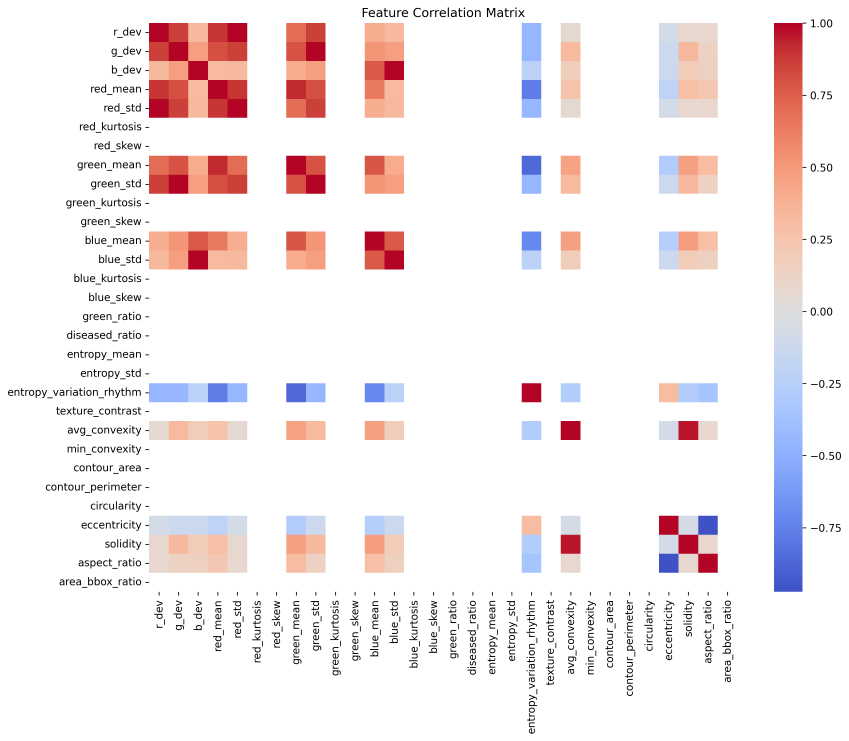
#> input picture visualizations/feature_correlation.png, 3396 x 2963 px (shown at 1/4 size); its folder holds 2 pictures in this run
$ python main.py ../visualizations
#> lines starting #> are read from the running program, lines starting #| are printed output that depends on the picture; after the words box and inside, x2 and y2 are one past the last pixel; in counts of white or black regions, pixels touching at a corner belong together
### src/image_processing.py
"""
Image processing functions for the MLOps project.
"""

import cv2
import numpy as np
import matplotlib.pyplot as plt


# [17 lines left out: function hist_monochrome, not called in this run]


def contour(im_arr, threshold=70, gray=False):
    """
    Detect contours in an image.

    Args:
        im_arr: Image array
        threshold: Threshold for edge detection
        gray: Whether the input image is grayscale

    Returns:
        Binary image with contours
    """
    if gray:
        gr_im_arr = im_arr
    else:
        gr_im_arr = np.sum(im_arr, axis=2) / 3

    kernel = np.array([
        [1, 1, 1],
        [1, 1, 1],
        [1, 1, 1],
    ], dtype=np.uint8)

    dst = cv2.dilate(gr_im_arr, kernel, iterations=1)
    dst = cv2.erode(gr_im_arr, kernel, iterations=1)

    kernel = np.array([
        [0., -1., 0.],
        [-1., 4., -1.],
        [0., -1., 0.],
    ])

    dst = cv2.filter2D(dst, -1, np.flip(kernel))
    dst = np.clip(np.floor(dst), 0, 255)

    dst = (dst >= threshold) * 255

    return dst


def apply_clahe(image):
    """
    Apply Contrast Limited Adaptive Histogram Equalization (CLAHE) to an image.

    Args:
        image: Input image

    Returns:
        Image with CLAHE applied
    """
    clahe = cv2.createCLAHE(clipLimit=2.0, tileGridSize=(8, 8))

    # Convert to LAB color space
    lab_image = cv2.cvtColor(image, cv2.COLOR_RGB2LAB)

    # Apply CLAHE to lightness channel
    lab_image[:, :, 0] = clahe.apply(lab_image[:, :, 0])

    # Convert back to RGB
    enhanced_image = cv2.cvtColor(lab_image, cv2.COLOR_LAB2RGB)

    return enhanced_image


# [18 lines left out: function visualize_image, not called in this run]

### src/segmentation.py
"""
Image segmentation module for MLOps project.
This module provides functionality for image segmentation and contour detection.
"""

import numpy as np
import cv2
from PIL import Image
from dataclasses import dataclass
from typing import List, Tuple, Optional


@dataclass
class BoundingRect:
    """Represents a rectangular region in an image."""
    x: int
    y: int
    width: int
    height: int


# [41 lines left out: function contour_detection, not called in this run]


def find_bounding_boxes(binary_image):
    """
    Find bounding boxes around contours in a binary image.

    Args:
        binary_image: binary image with contours

    Returns:
        list of BoundingRect objects
    """
    # Find contours
    contours, _ = cv2.findContours(binary_image, cv2.RETR_EXTERNAL, cv2.CHAIN_APPROX_SIMPLE)

    # Create bounding rectangles
    bounding_boxes = []
    for contour in contours:
        x, y, w, h = cv2.boundingRect(contour)
        bounding_boxes.append(BoundingRect(x, y, w, h))

    return bounding_boxes


def find_main_bounding_box(bounding_boxes):
    """
    Find the main bounding box that contains all other bounding boxes.

    Args:
        bounding_boxes: list of BoundingRect objects

    Returns:
        BoundingRect object representing the main bounding box
    """
    if not bounding_boxes:
        return None

    x_min = min(box.x for box in bounding_boxes)
    y_min = min(box.y for box in bounding_boxes)
    x_max = max(box.x + box.width for box in bounding_boxes)
    y_max = max(box.y + box.height for box in bounding_boxes)

    return BoundingRect(x_min, y_min, x_max - x_min, y_max - y_min)


def crop_image(image_path, output_path, bounding_box=None):
    """
    Crop an image based on contour detection or a provided bounding box.

    Args:
        image_path: path to the input image
        output_path: path to save the cropped image
        bounding_box: optional BoundingRect to use for cropping

    Returns:
        cropped PIL Image object
    """
    # Open the image
    image = Image.open(image_path)
    image_array = np.array(image)

    # Get bounding box if not provided
    if bounding_box is None:
        contours = contour_detection(image_array)
        boxes = find_bounding_boxes(contours)
        bounding_box = find_main_bounding_box(boxes)

    if bounding_box is None:
        # If no bounding box was found, return the original image
        return image

    # Crop the image
    cropped = image.crop((
        bounding_box.x,
        bounding_box.y,
        bounding_box.x + bounding_box.width,
        bounding_box.y + bounding_box.height
    ))

    # Save the cropped image
    if output_path:
        cropped.save(output_path)

    return cropped


def segment_image(input_path, output_path, original_path=None):
    """
    Main function to segment an image. This replaces the Rust segmenter functionality.

    Args:
        input_path: path to the filtered input image
        output_path: path to save the cropped image
        original_path: optional path to the original image to crop instead of the filtered one
    """
    # Process the filtered image to get the bounding box
    filtered_image = np.array(Image.open(input_path))
    if len(filtered_image.shape) > 2 and filtered_image.shape[2] > 1:
        filtered_image = filtered_image[:, :, 0]  # Use first channel if multi-channel

    boxes = find_bounding_boxes(filtered_image)
    main_box = find_main_bounding_box(boxes)

    if main_box:
        # If original_path is provided, crop that image instead of the filtered one
        if original_path:
            crop_image(original_path, output_path, main_box)
        else:
            crop_image(input_path, output_path, main_box)
    else:
        # If no bounding box was found, copy the original image
        if original_path:
            image = Image.open(original_path)
        else:
            image = Image.open(input_path)
        image.save(output_path)


# [13 lines that do not run on import are left out]

### src/utils.py
"""
Utility functions for the MLOps project.
"""

import numpy as np
from skimage.morphology import convex_hull_image
from skimage.measure import regionprops
from skimage import filters
from skimage.measure import shannon_entropy
from skimage.util import view_as_blocks


# [12 lines left out: function dimensionality_reduction, not called in this run]


def calcul_dev(img):
    """
    Calculate the RGB standard deviation for an image.

    Args:
        img: Input image array

    Returns:
        Array of RGB standard deviations
    """
    r = np.std(img[:, :, 0])
    g = np.std(img[:, :, 1])
    b = np.std(img[:, :, 2])

    return np.array([r, g, b])


# [47 lines left out: functions calculate_ch, calculate_entropy_variation_rhythm, not called in this run]

### src/main.py
"""
Main module for the MLOps project.
This module processes images and runs predictions using the trained model.
"""

import os
import sys
import shutil
import pickle
from PIL import Image
import numpy as np
import cv2

from segmentation import contour_detection, segment_image
from image_processing import contour, apply_clahe
from utils import calcul_dev


def process_image(image_path, output_dir="tmp"):
    """
    Process a single image through the full pipeline.

    Args:
        image_path: Path to the input image
        output_dir: Directory to store temporary files

    Returns:
        Processed image array and features
    """
    # Create output directory if it doesn't exist
    os.makedirs(output_dir, exist_ok=True)

    # Open the image
    with Image.open(image_path) as im:
        im_arr = np.asarray(im)

    # Filter the image to detect contours
    contours = contour(im_arr)
    filtered_path = os.path.join(output_dir, "filtered.png")
    cv2.imwrite(filtered_path, contours)

    # Segment the image
    cropped_path = os.path.join(output_dir, "cropped.png")
    segment_image(filtered_path, cropped_path, image_path)

    # Open the cropped image
    with Image.open(cropped_path) as im:
        im_arr = np.asarray(im)

    # Apply CLAHE for contrast enhancement
    enhanced_arr = apply_clahe(im_arr)

    # Extract features
    features = calcul_dev(enhanced_arr)

    return enhanced_arr, features


def predict(features, model_path, encoder_path):
    """
    Make predictions based on extracted features.

    Args:
        features: Extracted image features
        model_path: Path to the trained model
        encoder_path: Path to the label encoder

    Returns:
        Predicted class label
    """
    # Load the model and encoder
    with open(model_path, 'rb') as f:
        models_by_features = pickle.load(f)

    with open(encoder_path, 'rb') as f:
        encoder = pickle.load(f)

    # Make prediction
    prediction = models_by_features['rgb'].predict(features.reshape(1, -1))
    prediction_label = encoder.inverse_transform(prediction)[0]

    return prediction_label


def main():
    """Main function to process images and make predictions."""
    # Define default paths
    default_images_path = "data/inputs/"
    model_path = "models/bin/models_by_features.pkl"
    encoder_path = "models/bin/encoder.pkl"
    tmp_dir = "tmp"

    # Parse command line arguments
    images_path = default_images_path
    if len(sys.argv) > 1:
        images_path = sys.argv[1]

    # Create temporary directory
    os.makedirs(tmp_dir, exist_ok=True)

    # Get list of image files
    files = [f for f in os.listdir(images_path) if os.path.isfile(os.path.join(images_path, f))]

    if not files:
        print(f"No files found in {images_path}")
        return

    # Process each image
    log = ""
    results = []

    for file_name in files:
        file_path = os.path.join(images_path, file_name)
        print(f"Processing {file_name}...")

        try:
            # Process the image
            _, features = process_image(file_path, tmp_dir)
#> in process_image, im is the input picture: PIL image 3396x2963 RGBA; mean R, G, B, A 244.6, 236.5, 237.5, 255
#> in contour, `gr_im_arr = np.sum(im_arr, axis=2) / 3`:
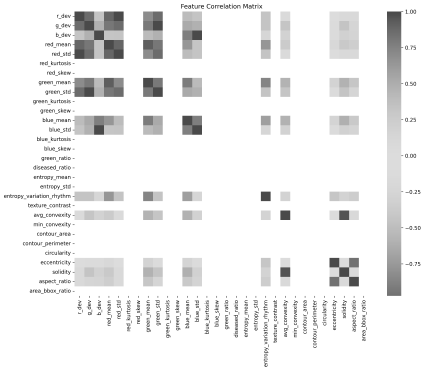
#> gr_im_arr: shape (2963, 3396) float64 (shown at 1/8 size); min 85, max 340, mean 324.5; drawn with min black and max white
#> in contour, `dst = cv2.dilate(gr_im_arr, kernel, iterations=1)`:
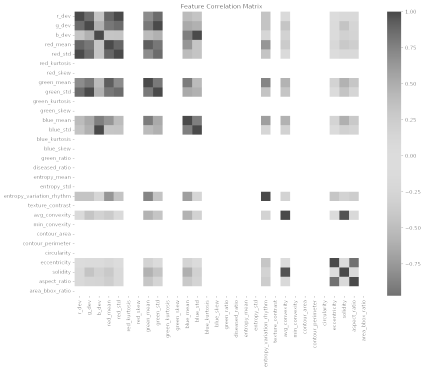
#> dst: shape (2963, 3396) float64 (shown at 1/8 size); min 85, max 340, mean 327.2; drawn with min black and max white
#> in contour, `dst = cv2.erode(gr_im_arr, kernel, iterations=1)`:
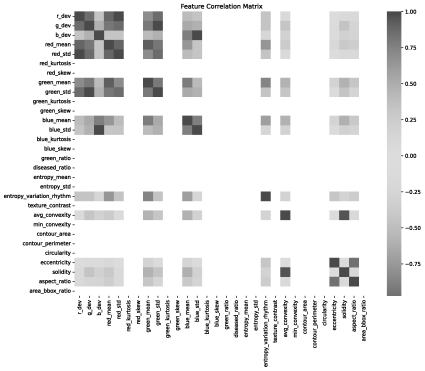
#> dst: shape (2963, 3396) float64 (shown at 1/8 size); min 85, max 340, mean 321.7; drawn with min black and max white
#> in contour, `dst = cv2.filter2D(dst, -1, np.flip(kernel))`:
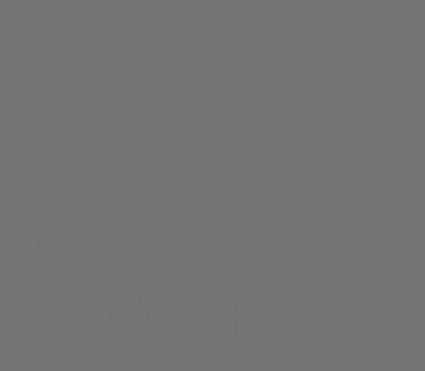
#> dst: shape (2963, 3396) float64 (shown at 1/8 size); min -510, max 607, mean 0; drawn with min black and max white
#> in contour, `dst = np.clip(np.floor(dst), 0, 255)`:
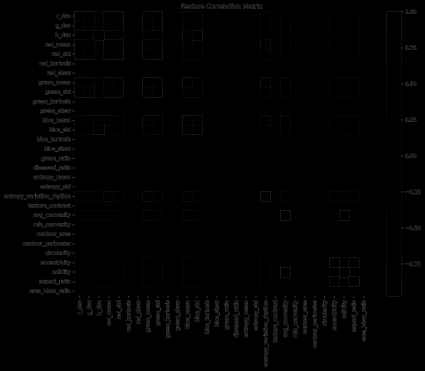
#> dst: shape (2963, 3396) float64 (shown at 1/8 size); min 0, max 255, mean 2
#> in contour, `dst = (dst >= threshold) * 255`:
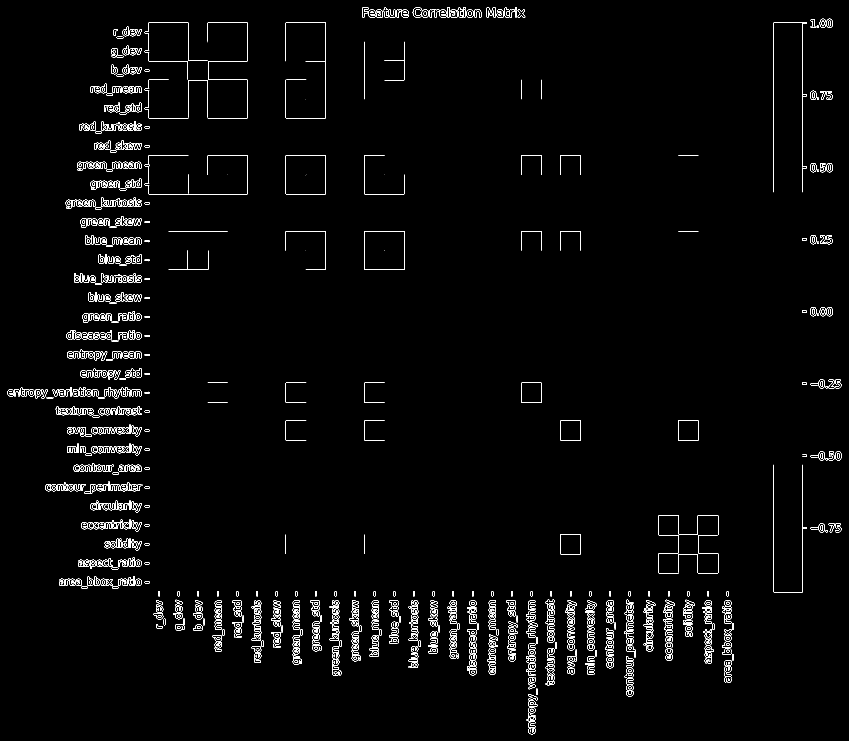
#> dst: shape (2963, 3396) int64 (shown at 1/4 size); 1% white in thin lines or dots
#> in find_bounding_boxes, `contours, _ = cv2.findContours(binary_image, cv2.RETR_EXTERNAL, cv2.CH..`: contours = 1213 contours, 701 with area under 20; largest, box (x1, y1, x2, y2) and area: (1457, 924, 1618, 1080) 24798, (1143, 621, 1304, 777) 24798, (2241, 2137, 2324, 2217) 6476, (2712, 1682, 2795, 1762) 6476, (2241, 1682, 2324, 1762) 6476
#> the loop in find_bounding_boxes, `for contour in contours:` made 1213 passes
#> (x, y, w, h) on passes 1 to 3: (2120, 2919, 4, 10), (2113, 2887, 29, 50), (2120, 2870, 15, 7)
#> after the loop in find_bounding_boxes, `for contour in contours:`: bounding_boxes = 1213 items
#> in find_main_bounding_box, `x_min = min(box.x for box in bounding_boxes)`: x_min = 30
#> in find_main_bounding_box, `y_min = min(box.y for box in bounding_boxes)`: y_min = 28
#> in find_main_bounding_box, `x_max = max(box.x + box.width for box in bounding_boxes)`: x_max = 3366
#> in find_main_bounding_box, `y_max = max(box.y + box.height for box in bounding_boxes)`: y_max = 2937
#> in crop_image, `cropped = image.crop(( bounding_box.x, bounding_box.y, bounding_box.x ..`:
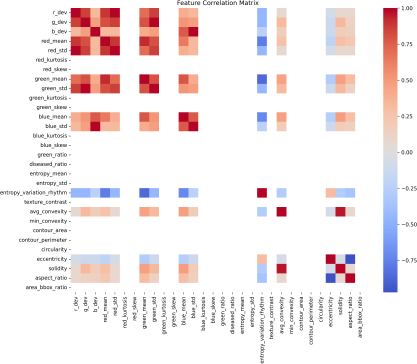
#> cropped: PIL image 3336x2909 RGBA (shown at 1/8 size); mean R, G, B, A 244.2, 235.8, 236.9, 255
#> in calcul_dev, `r = np.std(img[:, :, 0])`: r = 37.48
#> in calcul_dev, `g = np.std(img[:, :, 1])`: g = 53.57
#> in calcul_dev, `b = np.std(img[:, :, 2])`: b = 52.49
#> in process_image, `features = calcul_dev(enhanced_arr)`: features = [37.48, 53.57, 52.49]
#> features = [37.48, 53.57, 52.49]

            # Make prediction
            prediction = predict([features], model_path, encoder_path)

            # Log the result
            log_entry = f"Image: {file_name}, Prediction: {prediction}"
            print(log_entry)
            log += log_entry + "\n"

            results.append({
                'file_name': file_name,
                'prediction': prediction
            })

        except Exception as e:
            error_msg = f"Error processing {file_name}: {str(e)}"
            print(error_msg)
            log += error_msg + "\n"
#> pass 2 of the loop in main, `for file_name in files:`:
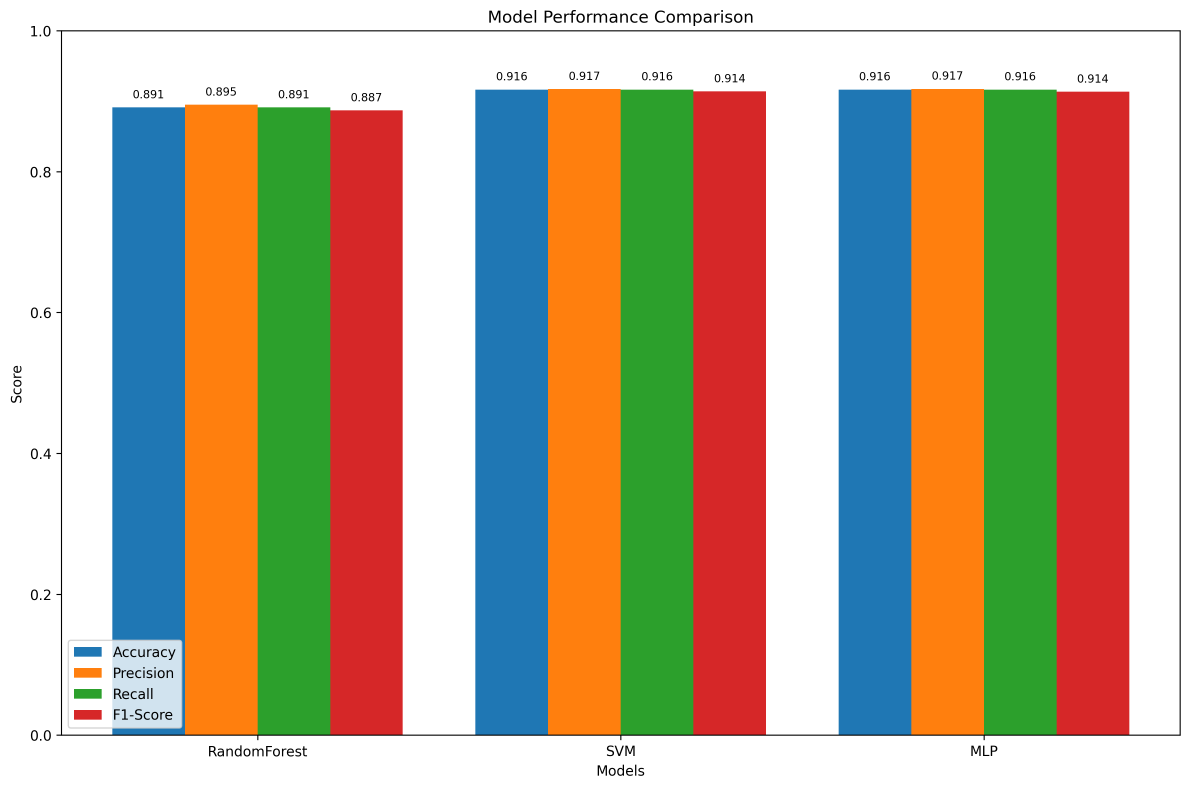
#> input picture visualizations/model_comparison.png, 3570 x 2365 px (shown at 1/3 size)
#> in process_image, im is the input picture: PIL image 3570x2365 RGBA; mean R, G, B, A 183.3, 168.2, 143, 255
#> gr_im_arr: shape (2365, 3570) float64
#> in contour (call 2), `dst = (dst >= threshold) * 255`:
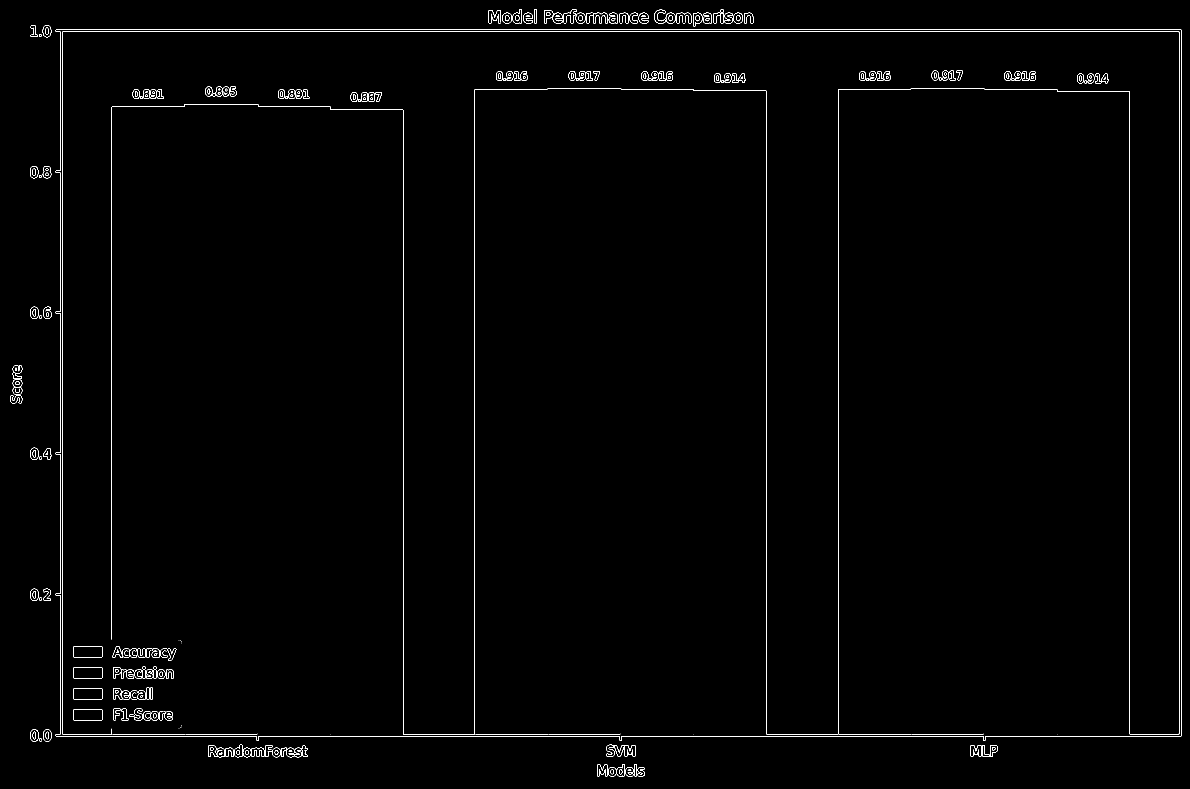
#> dst: shape (2365, 3570) int64 (shown at 1/3 size); 0.65% white in thin lines or dots
#> contours = 102 contours, 55 with area under 20; largest, box (x1, y1, x2, y2) and area: (167, 88, 3545, 2223) 7124887, (1632, 30, 1688, 71) 1394, (1819, 2234, 1906, 2271) 1326, (1824, 2292, 1874, 2330) 1215, (1537, 28, 1566, 71) 873
#> the loop in find_bounding_boxes (call 2), `for contour in contours:` made 102 passes
#> (x, y, w, h) on passes 1 to 4: (1883, 2317, 16, 6), (1883, 2308, 11, 4), (1913, 2301, 22, 29), (1876, 2301, 25, 29)
#> in crop_image (call 2), `cropped = image.crop(( bounding_box.x, bounding_box.y, bounding_box.x ..`:
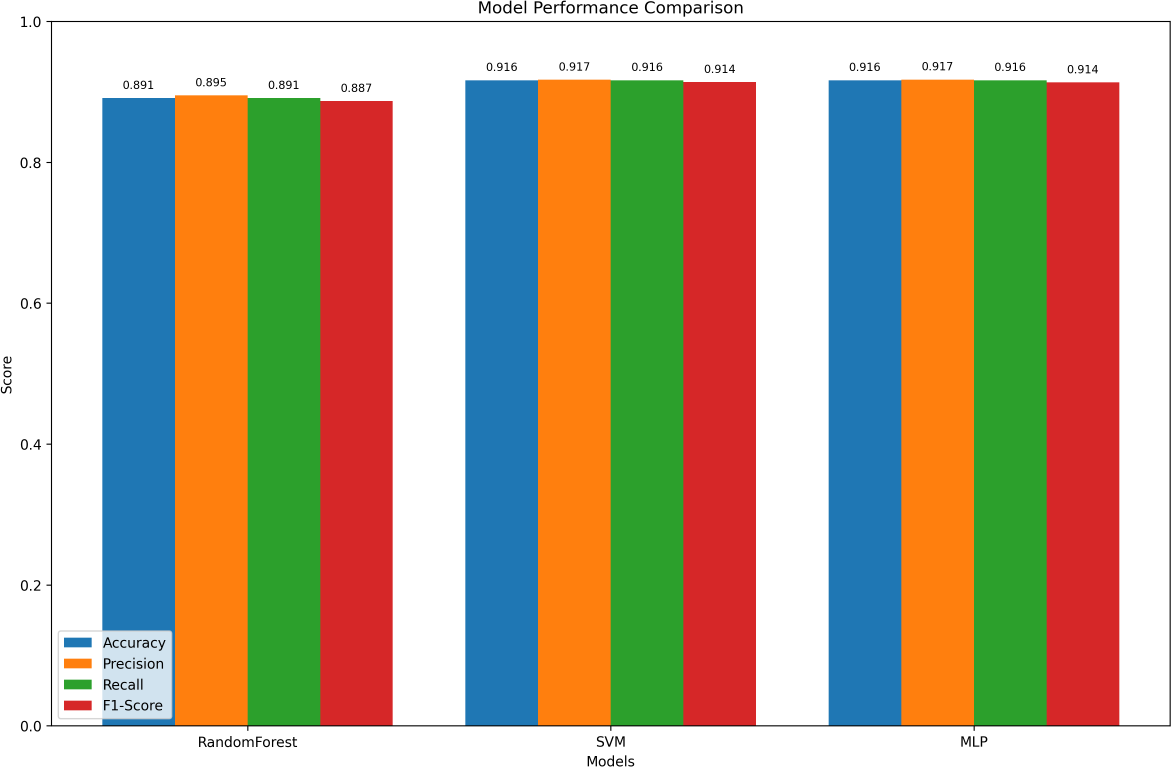
#> cropped: PIL image 3515x2302 RGBA (shown at 1/3 size); mean R, G, B, A 180.2, 164.4, 138.1, 255
#> enhanced_image: shape (2302, 3515, 3)
#> in process_image (call 2), `features = calcul_dev(enhanced_arr)`: features = [96.18, 78.91, 103.6]

    # Write log to file
    with open("data/outputs/log.txt", "w") as f:
        f.write(log)

    # Clean up temporary files
    for filename in os.listdir(tmp_dir):
        file_path = os.path.join(tmp_dir, filename)
        try:
            if os.path.isfile(file_path) or os.path.islink(file_path):
                os.unlink(file_path)
            elif os.path.isdir(file_path):
                shutil.rmtree(file_path)
        except Exception as e:
            print(f'Failed to delete {file_path}. Reason: {e}')

    return results


if __name__ == "__main__":
    main()
